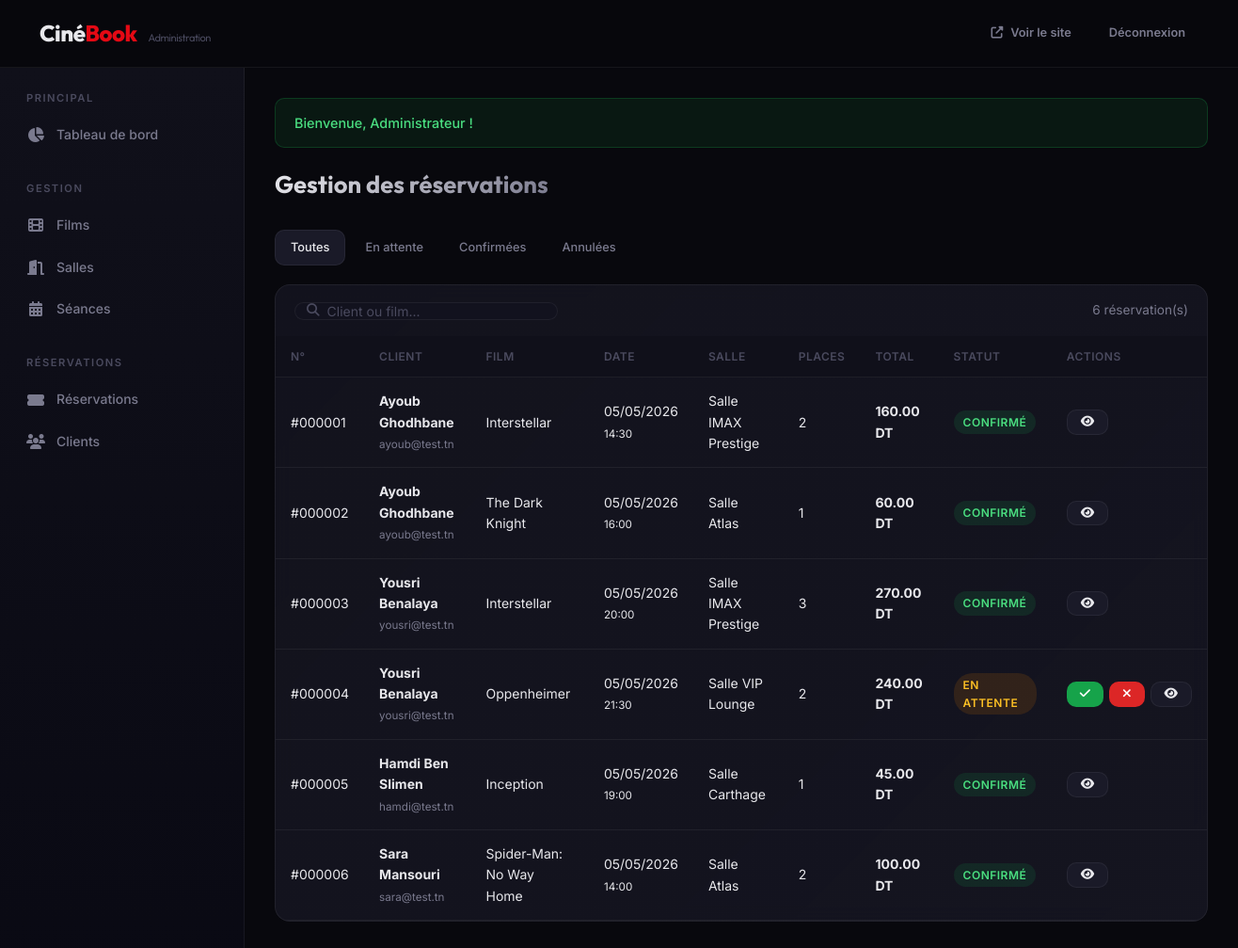
Screenshot of /index.php?page=admin-bookings (signed in) with the database file from the repository.
### tables this page shows
CREATE TABLE IF NOT EXISTS bookings (
    id INT AUTO_INCREMENT PRIMARY KEY,
    user_id INT NOT NULL,
    screening_id INT NOT NULL,
    total_seats INT NOT NULL DEFAULT 1,
    total_price DECIMAL(10, 2) NOT NULL,
    status ENUM('en_attente', 'confirme', 'annule') DEFAULT 'en_attente',
    booked_at DATETIME DEFAULT CURRENT_TIMESTAMP,
    FOREIGN KEY (user_id) REFERENCES users(id) ON DELETE CASCADE,
    FOREIGN KEY (screening_id) REFERENCES screenings(id) ON DELETE CASCADE
);

CREATE TABLE IF NOT EXISTS users (
    id INT AUTO_INCREMENT PRIMARY KEY,
    name VARCHAR(100) NOT NULL,
    email VARCHAR(150) NOT NULL UNIQUE,
    password VARCHAR(255) NOT NULL,
    phone VARCHAR(20) DEFAULT NULL,
    role ENUM('user', 'admin') DEFAULT 'user',
    is_active TINYINT(1) DEFAULT 1,
    created_at DATETIME DEFAULT CURRENT_TIMESTAMP,
    updated_at DATETIME DEFAULT CURRENT_TIMESTAMP ON UPDATE CURRENT_TIMESTAMP
);

CREATE TABLE IF NOT EXISTS movies (
    id INT AUTO_INCREMENT PRIMARY KEY,
    title VARCHAR(200) NOT NULL,
    description TEXT,
    poster VARCHAR(500) DEFAULT NULL,
    trailer_url VARCHAR(500) DEFAULT NULL,
    duration_min INT NOT NULL DEFAULT 90,
    genre VARCHAR(100) NOT NULL,
    release_date DATE DEFAULT NULL,
    rating VARCHAR(10) DEFAULT 'TP',
    is_active TINYINT(1) DEFAULT 1,
    created_at DATETIME DEFAULT CURRENT_TIMESTAMP,
    updated_at DATETIME DEFAULT CURRENT_TIMESTAMP ON UPDATE CURRENT_TIMESTAMP
);

CREATE TABLE IF NOT EXISTS screenings (
    id INT AUTO_INCREMENT PRIMARY KEY,
    movie_id INT NOT NULL,
    hall_id INT NOT NULL,
    show_date DATE NOT NULL,
    show_time TIME NOT NULL,
    price DECIMAL(8, 2) NOT NULL DEFAULT 50.00,
    is_active TINYINT(1) DEFAULT 1,
    created_at DATETIME DEFAULT CURRENT_TIMESTAMP,
    FOREIGN KEY (movie_id) REFERENCES movies(id) ON DELETE CASCADE,
    FOREIGN KEY (hall_id) REFERENCES halls(id) ON DELETE CASCADE
);

CREATE TABLE IF NOT EXISTS halls (
    id INT AUTO_INCREMENT PRIMARY KEY,
    name VARCHAR(100) NOT NULL,
    rows_count INT NOT NULL DEFAULT 8,
    cols_count INT NOT NULL DEFAULT 12,
    hall_type ENUM('Standard', 'IMAX', 'VIP') DEFAULT 'Standard',
    is_active TINYINT(1) DEFAULT 1,
    created_at DATETIME DEFAULT CURRENT_TIMESTAMP
);

### helpers/validation.php (called while the page is built, shortened)
<?php
function sanitize(string $input): string
{
    return htmlspecialchars(trim($input), ENT_QUOTES, 'UTF-8');
}
function e(?string $value): string
{
    return htmlspecialchars($value ?? '', ENT_QUOTES, 'UTF-8');
}

### config/database.php (called while the page is built, shortened)
<?php
function getDB(): PDO
{
    static $pdo = null;
    if ($pdo === null) {
        $dsn = "mysql:host=" . DB_HOST . ";dbname=" . DB_NAME . ";charset=" . DB_CHARSET;
        $options = [
            PDO::ATTR_ERRMODE            => PDO::ERRMODE_EXCEPTION,
            PDO::ATTR_DEFAULT_FETCH_MODE => PDO::FETCH_ASSOC,
            PDO::ATTR_EMULATE_PREPARES   => false,
        ];
        try {
            $pdo = new PDO($dsn, DB_USER, DB_PASS, $options);
        } catch (PDOException $e) {
            die("Erreur de connexion à la base de données : " . $e->getMessage());
        }
    }
    return $pdo;
}

### models/Booking.php (called while the page is built, shortened)
<?php
class Booking
{
    private PDO $db;
    public function __construct()
    {
        $this->db = getDB();
    }
    public function getAll(string $status = '', string $search = '', int $page = 1, int $perPage = ITEMS_PER_PAGE): array
    {
        $offset = ($page - 1) * $perPage;
        $where = "WHERE 1=1";
        $params = [];
        $countStmt = $this->db->prepare(
            "SELECT COUNT(*) FROM bookings b
             INNER JOIN users u ON b.user_id = u.id
             INNER JOIN screenings s ON b.screening_id = s.id
             INNER JOIN movies m ON s.movie_id = m.id
             {$where}"
        );
        $countStmt->execute($params);
        $total = (int)$countStmt->fetchColumn();
        $stmt = $this->db->prepare(
            "SELECT b.*, u.name as user_name, u.email as user_email,
                    s.show_date, s.show_time,
                    m.title as movie_title,
                    h.name as hall_name, h.hall_type
             FROM bookings b
             INNER JOIN users u ON b.user_id = u.id
             INNER JOIN screenings s ON b.screening_id = s.id
             INNER JOIN movies m ON s.movie_id = m.id
             INNER JOIN halls h ON s.hall_id = h.id
             {$where}
             ORDER BY b.booked_at DESC
             LIMIT {$perPage} OFFSET {$offset}"
        );
        $stmt->execute($params);
        return [
            'data'       => $stmt->fetchAll(),
            'total'      => $total,
            'page'       => $page,
            'perPage'    => $perPage,
            'totalPages' => (int)ceil($total / $perPage),
        ];
    }
}

### views/admin/bookings/index.php (the view, shortened to what this page needs)
<?php require_once __DIR__ . '/../../layouts/admin_header.php'; ?>
<div class="admin-page-header">
    <h1>Gestion des réservations</h1>
</div>
<div class="filter-tabs mb-24">
    <a href="<?= BASE_URL ?>/index.php?page=admin-bookings" class="filter-tab <?= empty($status) ? 'active' : '' ?>">Toutes</a>
    <a href="<?= BASE_URL ?>/index.php?page=admin-bookings&status=en_attente" class="filter-tab <?= $status === 'en_attente' ? 'active' : '' ?>">En attente</a>
    <a href="<?= BASE_URL ?>/index.php?page=admin-bookings&status=confirme" class="filter-tab <?= $status === 'confirme' ? 'active' : '' ?>">Confirmées</a>
    <a href="<?= BASE_URL ?>/index.php?page=admin-bookings&status=annule" class="filter-tab <?= $status === 'annule' ? 'active' : '' ?>">Annulées</a>
</div>
<div class="table-wrap">
    <div class="table-header">
        <form method="GET" action="<?= BASE_URL ?>/index.php" class="search-box">
            <i class="fas fa-search"></i>
            <input type="text" name="search" placeholder="Client ou film..." value="<?= e($search) ?>">
        </form>
        <span class="text-muted" style="font-size:0.85rem;"><?= $bookings['total'] ?> réservation(s)</span>
    </div>
    <table class="data-table">
        <thead>
            <tr><th>N°</th><th>Client</th><th>Film</th><th>Date</th><th>Salle</th><th>Places</th><th>Total</th><th>Statut</th><th>Actions</th></tr>
        </thead>
        <tbody>
            <?php if (empty($bookings['data'])): ?>
                <tr><td colspan="9" class="text-center text-muted" style="padding:32px;">Aucune réservation.</td></tr>
            <?php else: ?>
                <?php foreach ($bookings['data'] as $b): ?>
                    <tr>
                        <td>#<?= str_pad($b['id'], 6, '0', STR_PAD_LEFT) ?></td>
                        <td><strong><?= e($b['user_name']) ?></strong><br><small class="text-muted"><?= e($b['user_email']) ?></small></td>
                        <td><?= e($b['movie_title']) ?></td>
                        <td><?= date('d/m/Y', strtotime($b['show_date'])) ?><br><small><?= date('H:i', strtotime($b['show_time'])) ?></small></td>
                        <td><?= e($b['hall_name']) ?></td>
                        <td><?= $b['total_seats'] ?></td>
                        <td><strong><?= number_format($b['total_price'], 2) ?> DT</strong></td>
                        <td>
                            <?php $sc = match($b['status']) { 'confirme'=>'badge-success','annule'=>'badge-danger',default=>'badge-warning' }; ?>
                            <span class="badge <?= $sc ?>"><?= e(BOOKING_STATUSES[$b['status']] ?? $b['status']) ?></span>
                        </td>
                        <td>
                            <div class="table-actions">
                                <?php if ($b['status'] === 'en_attente'): ?>
                                    <a href="<?= BASE_URL ?>/index.php?page=admin-bookings&action=confirm&id=<?= $b['id'] ?>" class="btn btn-success btn-sm" title="Confirmer"><i class="fas fa-check"></i></a>
                                    <a href="<?= BASE_URL ?>/index.php?page=admin-bookings&action=cancel&id=<?= $b['id'] ?>" class="btn btn-danger btn-sm" title="Annuler"><i class="fas fa-times"></i></a>
                                <?php endif; ?>
                                <a href="<?= BASE_URL ?>/index.php?page=admin-bookings&action=detail&id=<?= $b['id'] ?>" class="btn btn-secondary btn-sm" title="Détails"><i class="fas fa-eye"></i></a>
                            </div>
                        </td>
                    </tr>
                <?php endforeach; ?>
            <?php endif; ?>
        </tbody>
    </table>
</div>
<?php require_once __DIR__ . '/../../layouts/admin_footer.php'; ?>

### assets/css/style.css (style rules this page uses)
:root { --bg-primary: #08080d; --bg-secondary: #10101a; --bg-card: #14141f; --bg-elevated: #1a1a28; --bg-input: #12121e; --accent: #e50914; --accent-hover: #ff1a26; --accent-gold: #f5c518; --accent-blue: #3b82f6; --text-primary: #e8e8ec; --text-secondary: #7a7a8e; --text-muted: #4a4a5e; --border: rgba(255,255,255,0.06); --border-hover: rgba(255,255,255,0.12); --radius: 10px; --radius-lg: 16px; --shadow: 0 4px 24px rgba(0,0,0,0.4); --shadow-lg: 0 8px 40px rgba(0,0,0,0.6); --transition: 0.25s cubic-bezier(0.4,0,0.2,1); --font-body: 'Inter', -apple-system, sans-serif; --font-display: 'Outfit', 'Inter', sans-serif; --max-width: 1280px; --header-height: 72px; }
*, *::before, *::after { box-sizing: border-box; margin: 0; padding: 0; }
html { scroll-behavior: smooth; -webkit-font-smoothing: antialiased; }
body { font-family: var(--font-body); background: var(--bg-primary); color: var(--text-primary); line-height: 1.6; min-height: 100vh; }
a { color: inherit; text-decoration: none; }
button, input, select, textarea { font-family: inherit; font-size: inherit; }
h1, h2, h3, h4 { font-family: var(--font-display); font-weight: 700; line-height: 1.2; }
h1 { font-size: 2.5rem; }
.btn { display: inline-flex; align-items: center; justify-content: center; gap: 8px; padding: 10px 24px; border-radius: var(--radius); font-weight: 600; font-size: 0.875rem; border: none; cursor: pointer; transition: all var(--transition); text-decoration: none; white-space: nowrap; }
.btn-secondary { background: var(--bg-elevated); color: var(--text-primary); border: 1px solid var(--border); }
.btn-sm { padding: 6px 14px; font-size: 0.8rem; }
.btn-danger { background: #dc2626; color: #fff; }
.btn-success { background: #16a34a; color: #fff; }
.badge { display: inline-flex; align-items: center; padding: 3px 10px; border-radius: 20px; font-size: 0.75rem; font-weight: 600; text-transform: uppercase; letter-spacing: 0.5px; }
.badge-success { background: rgba(22,163,74,0.15); color: #4ade80; }
.badge-warning { background: rgba(217,119,6,0.15); color: #fbbf24; }
.search-box { display: flex; align-items: center; gap: 10px; background: var(--bg-input); border: 1px solid var(--border); border-radius: var(--radius); padding: 10px 16px; min-width: 280px; transition: border-color var(--transition); }
.search-box i { color: var(--text-muted); font-size: 0.85rem; flex-shrink: 0; }
.search-box input, .search-box input[type="text"], .search-box input[type="search"] { background: transparent; border: none; outline: none; color: var(--text-primary); font-size: 0.875rem; width: 100%; padding: 0; margin: 0; -webkit-appearance: none; appearance: none; box-shadow: none; }
.search-box input::placeholder { color: var(--text-muted); }
.filter-tabs { display: flex; flex-wrap: wrap; gap: 8px; align-items: center; }
.filter-tab { display: inline-block; padding: 7px 18px; border-radius: 20px; font-size: 0.8rem; font-weight: 500; background: var(--bg-elevated); color: var(--text-secondary); border: 1px solid var(--border); transition: all var(--transition); white-space: nowrap; text-decoration: none; cursor: pointer; }
.filter-tab.active { background: var(--accent); color: #fff; border-color: var(--accent); }
.data-table { width: 100%; border-collapse: collapse; }
.data-table th { text-align: left; padding: 12px 16px; font-size: 0.75rem; font-weight: 600; text-transform: uppercase; letter-spacing: 0.5px; color: var(--text-muted); border-bottom: 1px solid var(--border); background: var(--bg-secondary); }
.data-table td { padding: 14px 16px; border-bottom: 1px solid var(--border); font-size: 0.875rem; vertical-align: middle; }
.table-wrap { background: var(--bg-card); border: 1px solid var(--border); border-radius: var(--radius-lg); overflow: hidden; }
.text-muted { color: var(--text-secondary); }
.mb-24 { margin-bottom: 24px; }

### rows the page displays
bookings: id "000001", user.name "Ayoub Ghodhbane", user.email "ayoub@test.tn", movies.title "Interstellar", screening.show_date "05/05/2026", screening.show_time "14:30", halls.name "Salle IMAX Prestige", total_seats "2", total_price "160.00", status "CONFIRMÉ"
bookings: id "000002", user.name "Ayoub Ghodhbane", user.email "ayoub@test.tn", movies.title "The Dark Knight", screening.show_date "05/05/2026", screening.show_time "16:00", halls.name "Salle Atlas", total_seats "1", total_price "60.00", status "CONFIRMÉ"
bookings: id "000003", user.name "Yousri Benalaya", user.email "yousri@test.tn", movies.title "Interstellar", screening.show_date "05/05/2026", screening.show_time "20:00", halls.name "Salle IMAX Prestige", total_seats "3", total_price "270.00", status "CONFIRMÉ"
bookings: id "000004", user.name "Yousri Benalaya", user.email "yousri@test.tn", movies.title "Oppenheimer", screening.show_date "05/05/2026", screening.show_time "21:30", halls.name "Salle VIP Lounge", total_seats "2", total_price "240.00", status "EN ATTENTE"
bookings: id "000005", user.name "Hamdi Ben Slimen", user.email "hamdi@test.tn", movies.title "Inception", screening.show_date "05/05/2026", screening.show_time "19:00", halls.name "Salle Carthage", total_seats "1", total_price "45.00", status "CONFIRMÉ"
bookings: id "000006", user.name "Sara Mansouri", user.email "sara@test.tn", movies.title "Spider-Man: No Way Home", screening.show_date "05/05/2026", screening.show_time "14:00", halls.name "Salle Atlas", total_seats "2", total_price "100.00", status "CONFIRMÉ"

### other values shown
$flashSuccess "Bienvenue, Administrateur !"
$bookings['total'] "6"
